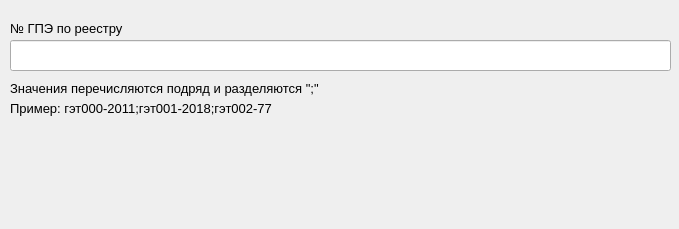
      <widget class="QWidget" name="page">
       <property name="geometry">
        <rect>
         <x>0</x>
         <y>0</y>
         <width>679</width>
         <height>229</height>
        </rect>
       </property>
       <attribute name="label">
        <string>Государственный первичный эталон</string>
       </attribute>
       <widget class="QLabel" name="label_28">
        <property name="geometry">
         <rect>
          <x>10</x>
          <y>20</y>
          <width>151</width>
          <height>16</height>
         </rect>
        </property>
        <property name="font">
         <font>
          <family>MS Shell Dlg 2</family>
          <pointsize>10</pointsize>
          <weight>50</weight>
          <bold>false</bold>
         </font>
        </property>
        <property name="text">
         <string>№ ГПЭ по реестру</string>
        </property>
       </widget>
       <widget class="QLineEdit" name="lineEdit_12">
        <property name="geometry">
         <rect>
          <x>10</x>
          <y>40</y>
          <width>661</width>
          <height>31</height>
         </rect>
        </property>
        <property name="font">
         <font>
          <family>Calibri</family>
          <pointsize>12</pointsize>
          <weight>50</weight>
          <bold>false</bold>
         </font>
        </property>
        <property name="focusPolicy">
         <enum>Qt::ClickFocus</enum>
        </property>
        <property name="maxLength">
         <number>512</number>
        </property>
        <property name="clearButtonEnabled">
         <bool>true</bool>
        </property>
       </widget>
       <widget class="QLabel" name="label_45">
        <property name="geometry">
         <rect>
          <x>10</x>
          <y>80</y>
          <width>341</width>
          <height>16</height>
         </rect>
        </property>
        <property name="font">
         <font>
          <family>MS Shell Dlg 2</family>
          <pointsize>10</pointsize>
          <weight>50</weight>
          <bold>false</bold>
         </font>
        </property>
        <property name="text">
         <string>Значения перечисляются подряд и разделяются &quot;;&quot;</string>
        </property>
       </widget>
       <widget class="QLabel" name="label_46">
        <property name="geometry">
         <rect>
          <x>10</x>
          <y>100</y>
          <width>341</width>
          <height>16</height>
         </rect>
        </property>
        <property name="font">
         <font>
          <family>MS Shell Dlg 2</family>
          <pointsize>10</pointsize>
          <weight>50</weight>
          <bold>false</bold>
         </font>
        </property>
        <property name="text">
         <string>Пример: гэт000-2011;гэт001-2018;гэт002-77 </string>
        </property>
       </widget>
      </widget>
